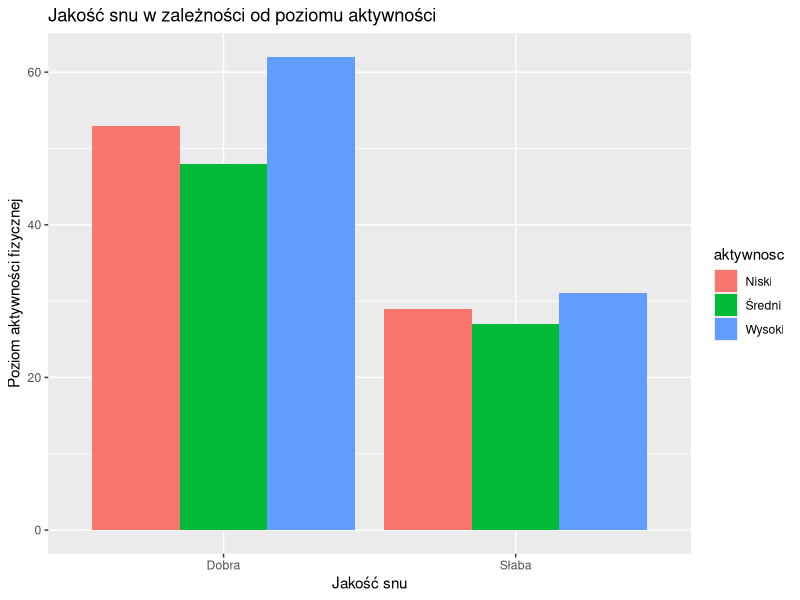
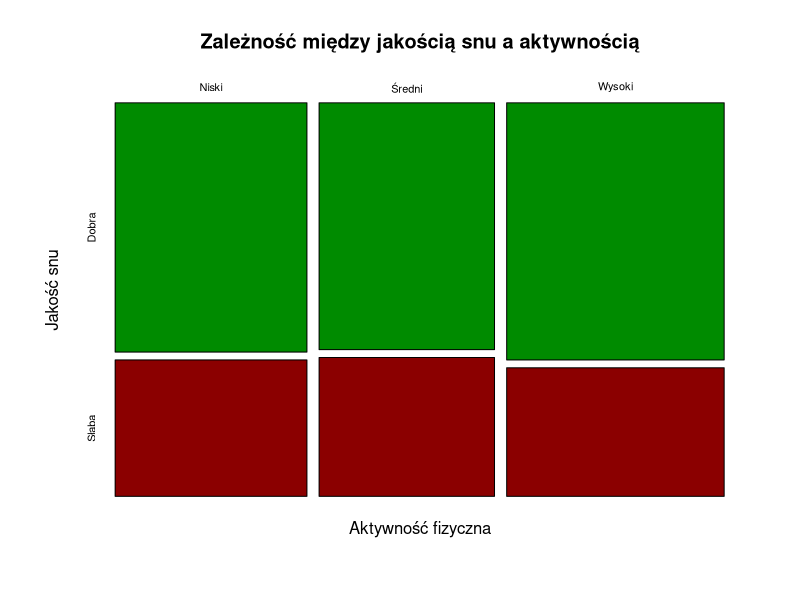
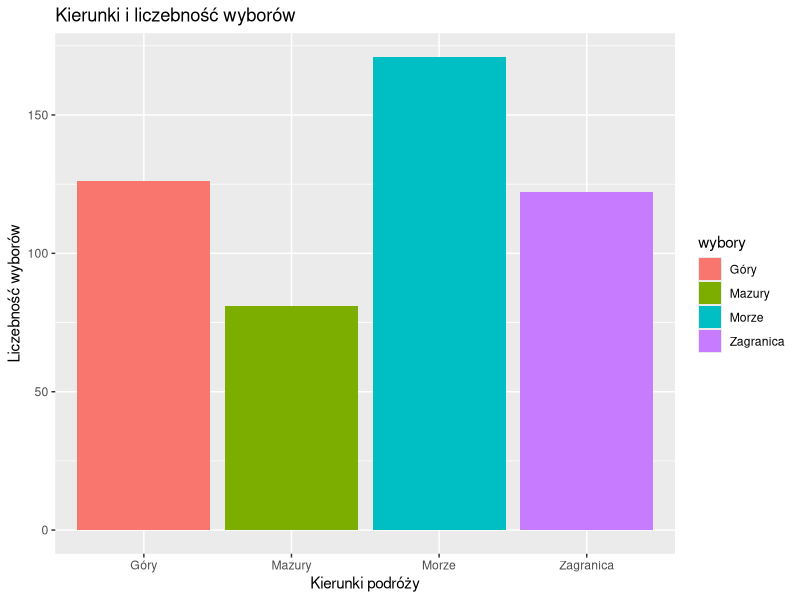

R code for these plots, in order:
#Zadanie 1: Zebrano dane związane z zadeklarowanym poziomem aktywności fizycznej (Niski, Średni, Wysoki) 
#i subiektywną jakością snu (Dobra, Słaba).
#Utwórz tabelę kontyngencji, a następnie przy pomocy testu chi-kwadrat zbadaj zależność
#pomiędzy badanymi cechami. Napisz czym jest testowana hipoteza zerowa i alternatywna w tym teście.

#Następnie dokonaj interpretacji otrzymanego w teście wyniku i napisz wnioski statystyczne.
#Wykonaj wizualizację do zadania polegającą na stworzeniu wykresów słupkowych dla
#jakości snu w zależności od poziomu aktywności (funkcja ggplot). Zinterpretuj otrzymany wykres.
#Wykonaj wykres mozaikowy (funkcja mosaicplot) aby wizualnie przedstawić zależności między zmiennymi i zinterpretuj otrzymany wykres.

set.seed(123)
library(ggplot2)
library(vcd)

aktywnosc <- sample(c("Niski", "Średni", "Wysoki"), 250, replace = TRUE)
jakosc_snu <- sample(c("Dobra", "Słaba"), 250, replace = TRUE, prob = c(0.6, 0.4))



#### ROZWIAZANIE

### Tabela 

dane <- data.frame(
  aktywnosc <- sample(c("Niski", "Średni", "Wysoki"), size=250, replace = TRUE),
  jakosc_snu <- sample(c("Dobra", "Słaba"), size=250, replace = TRUE, prob = c(0.6, 0.4))
)

tabela_kontyngencji <- table(dane$aktywnosc, dane$jakosc_snu)
tabela_kontyngencji


### Test CHI
#Hipoteza_0: poziom aktywności nie ma wpływu na jakość snu (nie ma korelacji),
#Hipoteza alternatywna: poziom aktywności ma pływ na jakość snu (jest korelacja).

test_chi_kwadrat <- chisq.test(tabela_kontyngencji)
print(test_chi_kwadrat)

print(test_chi_kwadrat$p.value)




### Wniosek statystyczny 

# Hipoteza_0 zakłada, że nie ma związku między aktywnością fizyczną a jakością snu. Hipoteza alternatywna zakłada,
# że związek między tymi cechami istnieje. p-value naszego badania jest równe ok. alfa = 0,929. Alfa>0,05, nie mamy podstaw do odrzucenia
# Hipotezy_0, na korzyść Hipotezy alternatywnej. Wniosek jest jeden: nie istnieje zależność między aktywnością fizyczną a jakością snu.

### Wizualizacja zadania



wykres_zadania1_1 <- ggplot(dane, aes(x=jakosc_snu, fill=aktywnosc)) + 
  geom_bar(position = "dodge") +
  labs(title = "Jakość snu w zależności od poziomu aktywności", x = "Jakość snu", y = "Poziom aktywności fizycznej")
print(wykres_zadania1_1)

# Najwięcej obserwacji zaobserwowaliśmy u osób z wysoką aktywnością fizyczną i dobrą jakością snu,
# a najmniej u osób ze średnią aktywnością fizyczną i słabą jakością snu. Można zauważyć podobną ilość obserwacji
# w każdej z grup o słabej jakości snu. Ilości osób z dobrą jakością snu w każdej z grup jest bardziej zróżnicowana.
# Nawet dwukrotnie więcej osób uznaje swoją jakość snu za dobrą, w porównaniu ze słabą jakością snu.




wykres_zadania1_2 <- mosaicplot(~aktywnosc+jakosc_snu, data=dane, col=c("green4", "red4"), 
                                main ="Zależność między jakością snu a aktywnością",
                                xlab="Aktywność fizyczna",
                                ylab="Jakość snu")
print(wykres_zadania1_2)

# Osób o dobrej jakości snu jest nawet dwukrotnie więcej, niż osób o słabej jakości snu. 
# Największa różnica w ilości obserwacji między słabą a dobrą jakością snu jest wśród osób o wysokiej aktywności fizycznej. 







#Zadanie 2: Ankietowano 500 osób na temat ich wymarzonego kierunku wakacyjnego (Morze, Góry, Mazury, Zagranica). 
#Sprawdź, czy otrzymany rozkład jest zgodny z założeniem, że kierunki te nie są równocenne i ich teoretyczny rozkład 
#wynosi odpowiednio: Morze (30%), Góry (30%), Mazury (20%), Zagranica (20%).
#Podaj hipotezy w tym teście oraz napisz odpowiednie wnioski statystyczne.
#Narysuj wykres słupkowy i poddaj interpretacji.

kierunki <- c("Morze", "Góry", "Mazury", "Zagranica")
wybory <- sample(kierunki, 500, replace = TRUE, prob = c(0.35, 0.25, 0.15, 0.25))


#### Rozwiązanie 

dane_2 <- data.frame(kierunki <- c("Morze", "Góry", "Mazury", "Zagranica"),
                     wybory <- sample(kierunki, 500, replace = TRUE, prob = c(0.35, 0.25, 0.15, 0.25))
)


### TEST CHI ZGODNOSCI

#Hipoteza_0: rozkłady empiryczne (zaobserwujemy) i teoretyczne (30%,30%,20%,20%) będą równe,
#Hipoteza alternatywna: rozkład empiryczny i teoretyczny będą istotnie różniły się od siebie.

prawd_teor <- c(0.3,0.3,0.2,0.2)
zliczenie <- table(wybory)

 
test_chi_kwadrat2 <- chisq.test(zliczenie, p = prawd_teor) 
print(test_chi_kwadrat2)


print(test_chi_kwadrat2$p.value)



### Wniosek statystyczny 

# Hipoteza_0 zakłada, że otrzymany rozkład jest zgodny z założeniem że kierunki nie są równocenne,
# a liczebność wynosi kolejno 30%, 30%, 20%, 20% (teoretyczny). Hipoteza alternatywna zakłada, 
# że liczebność (prawd. empiryczne) nie pokryje się z rozkładem teoretycznym.
# p-value naszego badania jest równe ok. alfa = 1.453 * 10^(-19). Alfa<0,05, mamy podstawy do odrzucenia
# Hipotezy_0, na korzyść Hipotezy alternatywnej. Wniosek: Rozkład zaobserwowany (empiryczny) nie pokrywa się z 
# rozkładem przypuszczonym (teoretycznym).


### Wizualizacja zadania



wykres_zadania2_1 <- ggplot(dane_2, aes(x=wybory, fill=wybory)) + 
  geom_bar(position = "dodge") +
  labs(title = "Kierunki i liczebność wyborów", x = "Kierunki podróży", y = "Liczebność wyborów")
print(wykres_zadania2_1)

# Zdecydowana większość osób wybiera kierunek podróży morze, najrzadziej natomiast wybierane są Mazury,
# dodatkowo morze zostało wybrane nawet 2 razy częsciej od Mazur. Góry i zagranica zostały wybrane niemalże tak samo często.
